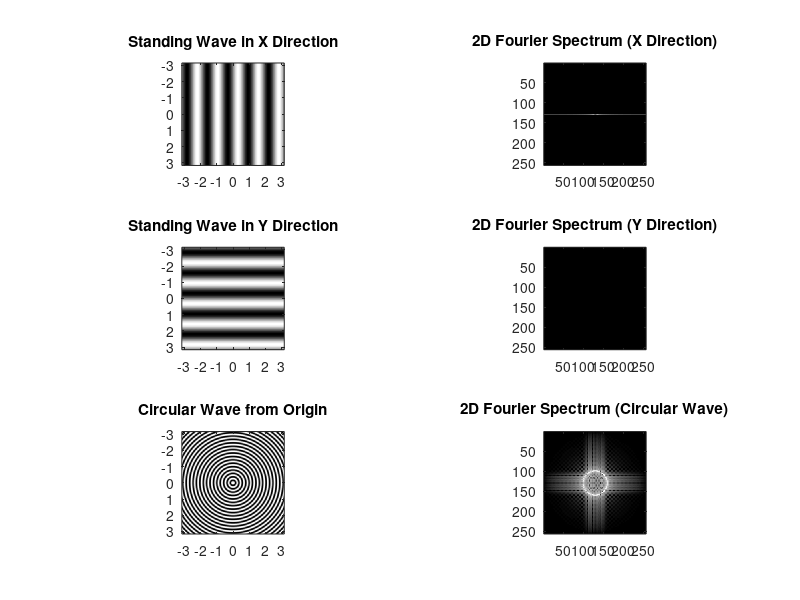
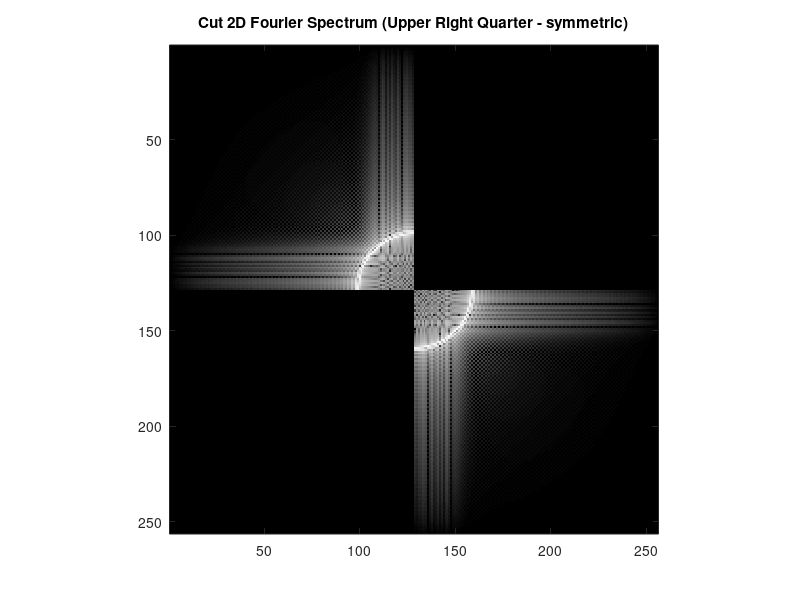
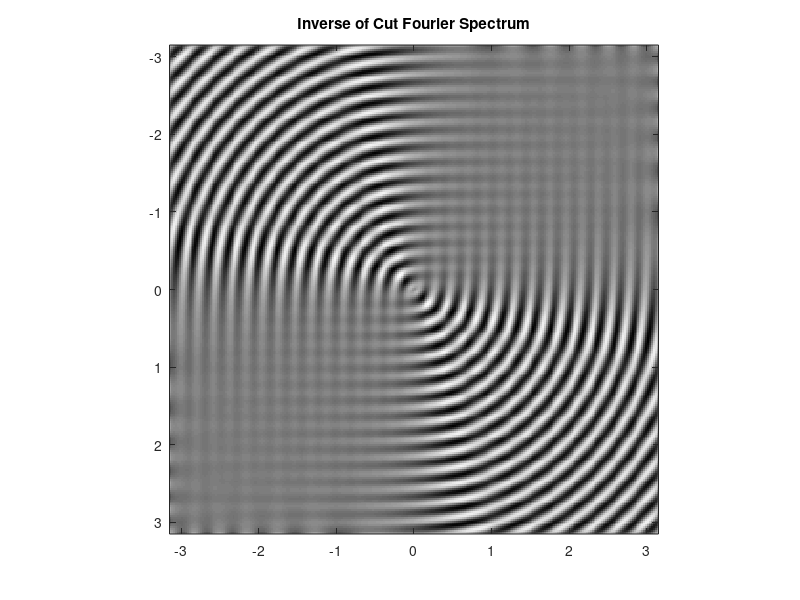

MATLAB code for these plots, in order:
% Define the grid
N = 256; % Grid size
x = linspace(-pi, pi, N);
y = linspace(-pi, pi, N);
[X, Y] = meshgrid(x, y);

% Standing wave in x direction
wave_x = sin(5 * X);
% Standing wave in y direction
wave_y = sin(5 * Y);
% Circular wave from the origin
wave_circular = sin(30 * sqrt(X.^2 + Y.^2));

% Compute 2D Fourier Transforms
F_wave_x = fftshift(fft2(wave_x));
F_wave_y = fftshift(fft2(wave_y));
F_wave_circular = fftshift(fft2(wave_circular));

% Plotting
figure;

% Plot standing wave in x direction
subplot(3, 2, 1);
imagesc(x, y, wave_x);
title('Standing Wave in X Direction');
axis image;
colormap gray;

% Plot 2D Fourier Spectrum of standing wave in x direction
subplot(3, 2, 2);
imagesc(log(abs(F_wave_x) + 1));
title('2D Fourier Spectrum (X Direction)');
axis image;
colormap gray;

% Plot standing wave in y direction
subplot(3, 2, 3);
imagesc(x, y, wave_y);
title('Standing Wave in Y Direction');
axis image;
colormap gray;

% Plot 2D Fourier Spectrum of standing wave in y direction
subplot(3, 2, 4);
imagesc(log(abs(F_wave_y) + 1));
title('2D Fourier Spectrum (Y Direction)');
axis image;
colormap gray;

% Plot circular wave from the origin
subplot(3, 2, 5);
imagesc(x, y, wave_circular);
title('Circular Wave from Origin');
axis image;
colormap gray;

% Plot 2D Fourier Spectrum of circular wave
subplot(3, 2, 6);
imagesc(log(abs(F_wave_circular) + 1));
title('2D Fourier Spectrum (Circular Wave)');
axis image;
colormap gray;


% Cut the upper right quarter of the Fourier spectrum
cut_F_wave_circular = F_wave_circular;
cut_F_wave_circular(1:N/2, N/2+1:end) = 0;
cut_F_wave_circular(N/2+1:end, 1:N/2) = 0;

% Perform inverse Fourier Transform
inverse_wave_circular = ifft2(ifftshift(cut_F_wave_circular));


% Plot cut Fourier Spectrum
figure
imagesc(log(abs(cut_F_wave_circular) + 1));
title('Cut 2D Fourier Spectrum (Upper Right Quarter - symmetric)');
axis image;
colormap gray


% Plot inverse of cut Fourier Spectrum
figure
imagesc(x, y, real(inverse_wave_circular));
title('Inverse of Cut Fourier Spectrum');
axis image;
colormap gray;

